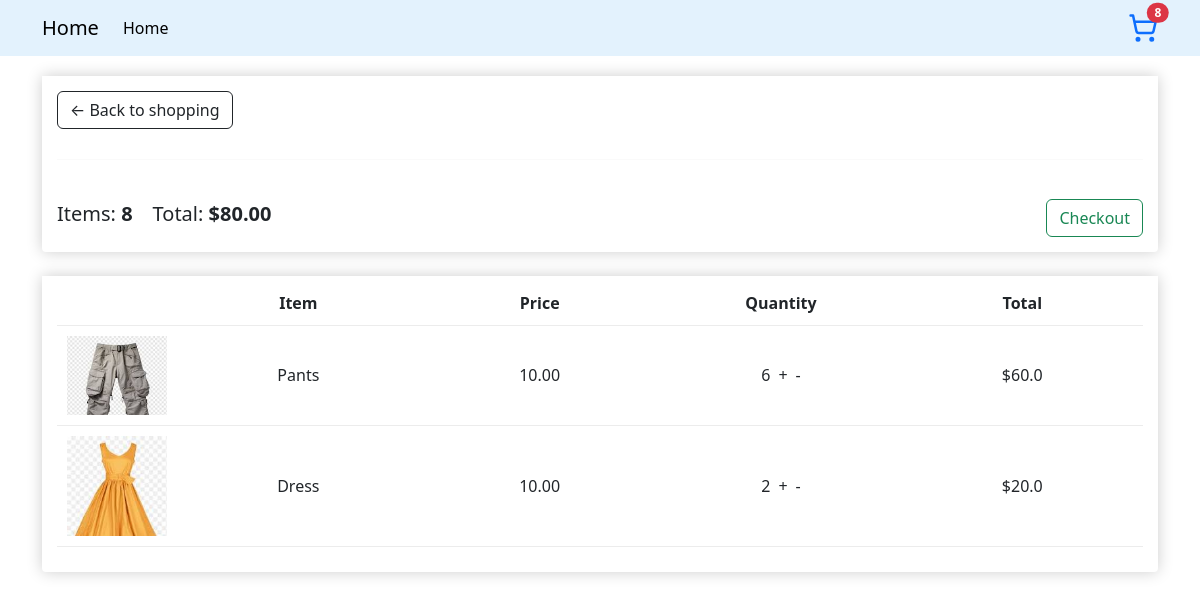
The app's page /cart/ (signed in) with its own data.
### store/models.py (models this page shows, shortened)
class Customer(models.Model):
    user = models.OneToOneField(User, on_delete=models.CASCADE, null=False, blank=False)
    name = models.CharField(max_length=200, null=False)
    email = models.CharField(max_length=200, null=False)
    def get_current_cart_total_items(self):
        order, created = Order.objects.get_or_create(customer=self, complete=False)
        return order.order_total_items()

class Order(models.Model):
    customer = models.ForeignKey(Customer, on_delete=models.SET_NULL, blank=True, null=True)
    date_ordered = models.DateTimeField(auto_now_add=True)
    complete = models.BooleanField(default=False, null=False, blank=False)
    def order_total_price(self):
        items = self.orderitem_set.all()
        total_value = 0
        for i in items:
            total_value += i.total_price()
        return total_value
    def order_total_items(self):
        items = self.orderitem_set.all()
        return sum(i.quantity for i in items)

class OrderItem(models.Model):
    product = models.ForeignKey(Product, on_delete=models.SET_NULL, null=True)
    order = models.ForeignKey(Order, on_delete=models.SET_NULL, null=True)
    quantity = models.IntegerField(default=0, null=True, blank=True)
    date_added = models.DateTimeField(auto_now_add=True)
    def total_price(self):
        return self.product.price * self.quantity

class Product(models.Model):
    name = models.CharField(max_length=200, null=False)
    price = models.FloatField()
    image = models.ImageField(null=True, blank=True, upload_to='products/')
    def getImage(self):
        try:
            url = self.image.url
        except (FileNotFoundError, ValueError):
            url = settings.STATIC_URL + 'images/placeholder.png'
        return url

### store/views.py (the view)
# urls.py: path('cart/', views.cart, name = 'cart'),
def cart(request):
    if request.user.is_authenticated:
        cus = request.user.customer
        order, created = Order.objects.get_or_create(customer=cus, complete=False)
        items = order.orderitem_set.all()
    else:
        items = []
        order = {'order_total_price': 0, 'order_total_items': 0}
    context = {'items': items, 'order': order}
    return render(request, 'store/cart.html', context)

### store/templates/store/cart.html (shortened to what this page needs)
{% extends 'store/main.html' %}
{% load static %}
{% block content %}
<div class = "row">
    <div class = "col-lg-12">
        <div class = "box-elem">
            <a class = "btn btn-outline-dark" href="{% url 'store' %}"> &#x2190; Back to shopping</a>
            <hr>
            <br>
            <div style="display: flex; justify-content: flex-start; align-items: center; gap: 20px;">
                <h5>Items: <strong>{{order.order_total_items}}</strong></h5>
                <h5>Total: <strong>${{order.order_total_price|floatformat:2}}</strong></h5>
                <a class="btn btn-outline-success" style="margin-left: auto;" href="{% url 'checkout' %}">Checkout</a>
            </div>
        </div>
        <br>
        <div class="box-elem">
            <div class="cart-row">
                <div style="flex: 2"><strong>Item</strong></div>
                <div style="flex: 2"><strong>Price</strong></div>
                <div style="flex: 2"><strong>Quantity</strong></div>
                <div style="flex: 2"><strong>Total</strong></div>
            </div>
            {% for item in items %}
            <div class="cart-row">
                <div style="flex: 1"><img class="row-img" src="{{item.product.getImage}}"></div>
                <div style="flex: 2; justify-content: center;">{{item.product.name}}</div>
                <div style="flex: 2; justify-content: center;">{{item.product.price|floatformat:2}}</div>
                <div style="flex: 2; display: flex; align-items: center; justify-content: center; gap: 8px;" class="quantity">
                    <span>{{item.quantity}}</span>
                    <span data-product="{{item.product.id}}" data-action="increase" class="change-item-quantitiy">+</span>
                    <span data-product="{{item.product.id}}" data-action="decrease" class="change-item-quantitiy">-</span>
                </div>
                <div style="flex: 2; justify-content: center;">${{item.total_price}}</div>
            </div>
            {% endfor %}
        </div>
    </div>
</div>
{% endblock content %}

### store/templates/store/main.html (shortened to what this page needs)
<!DOCTYPE html>
{% load static %}
<html lang="en">
<head>
    <link href="https://cdn.jsdelivr.net/npm/bootstrap@5.3.3/dist/css/bootstrap.min.css" rel="stylesheet">
    <link rel="stylesheet" type="text/css" href="{% static 'css/main.css' %}">
</head>
<body>
    <nav class="navbar navbar-expand-lg navbar-light" style="background-color: #e3f2fd;">
        <div class="container">
          <a class="navbar-brand" href="{% url 'store' %}">Home</a>
          <div class="collapse navbar-collapse" id="navbarNav">
            <ul class="navbar-nav me-auto mb-2 mb-lg-0">
              <li class="nav-item">
                <a class="nav-link active" aria-current="page" href="#">Home</a>
              </li>
            </ul>
            <div class="position-relative">
                <a href="{% url 'cart' %}" class="text-decoration-none">
                <span id="cart-total" class="position-absolute top-0 start-100 translate-middle badge rounded-pill bg-danger">
                  {% if request.user.is_authenticated %}
                    {{ request.user.customer.get_current_cart_total_items }}
                  {% else %}
                    0
                  {% endif %}
                </span>
                </a>
            </div>
          </div>
        </div>
      </nav>
    <div class="container">
        {% block content %}
        {% endblock content %}
    </div>
</body>
</html>

### static/css/main.css (style rules this page uses)
.navbar { margin-bottom: 20px; }
.box-elem { box-shadow: 0 0 16px rgba(0, 0, 0, 0.2); background-color: #fff; border-radius: 0 0 4px 4px; padding: 15px; margin-top: 0; }
.cart-row { display: flex; align-items: center; padding-bottom: 10px; margin-bottom: 10px; border-bottom: 1px solid #ececec; }
.cart-row > div { display: flex; align-items: center; justify-content: center; }
.row-img { width: 100px; height: auto; }
hr { margin: 15px 0; border-top: 1px solid #ececec; }
.btn-outline-dark { margin-bottom: 15px; display: inline-block; }

### records on screen
Order: order_total_items "8", order_total_price "80.00"
OrderItem: product.getImage (picture), product.name "Pants", product.price "10.00", quantity "6", total_price "60.0"
OrderItem: product.getImage (picture), product.name "Dress", product.price "10.00", quantity "2", total_price "20.0"

### other values on screen
{{ request.user.customer.get_current_cart_total_items }} "8"
